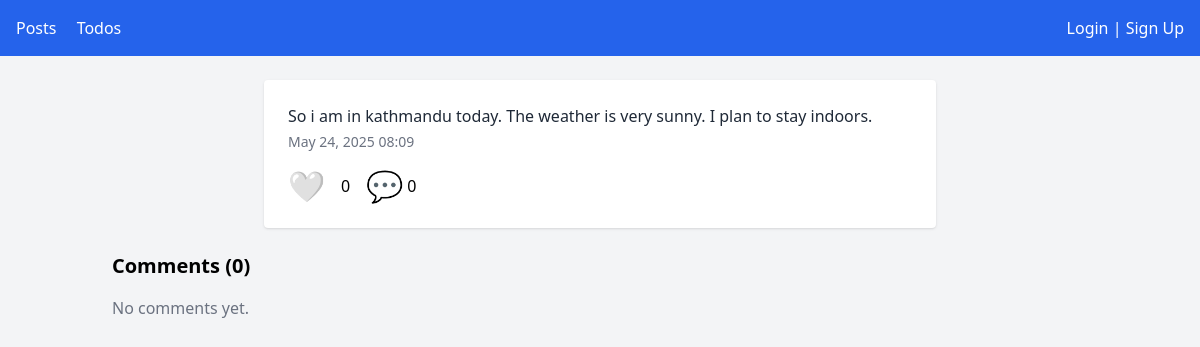
Before: /1/ with the older database file.
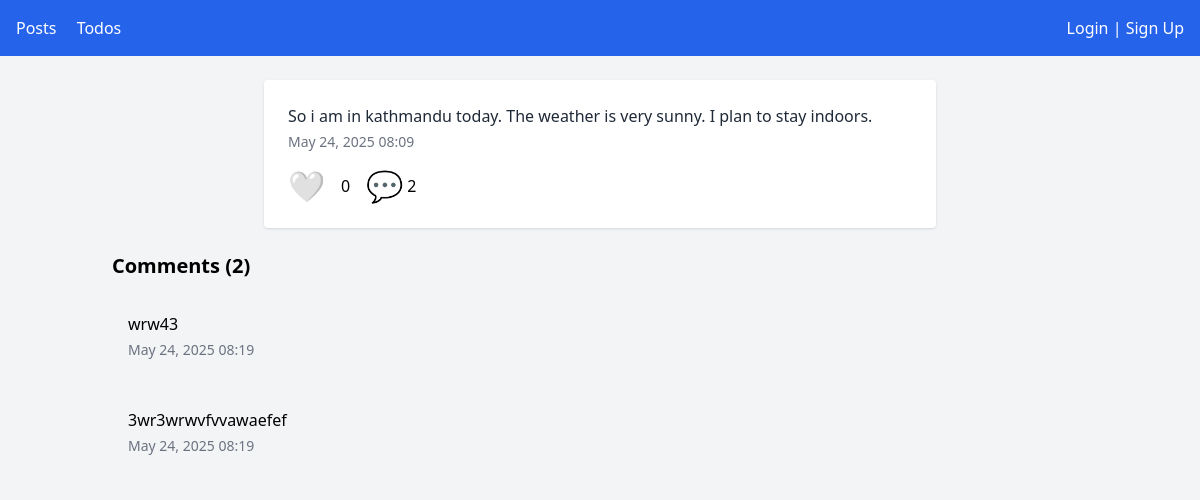
After: the same page with the newer database file.
### media_app/models.py (models this page shows)
class Post(models.Model):
    user = models.ForeignKey(User, on_delete=models.CASCADE)
    content = models.TextField()
    created_at = models.DateTimeField(auto_now_add=True)

class Comment(models.Model):
    user = models.ForeignKey(User, on_delete=models.CASCADE)
    post = models.ForeignKey(Post, on_delete=models.CASCADE, related_name='comments')
    content = models.TextField()
    created_at = models.DateTimeField(auto_now_add=True)

### media_app/views.py (the view)
# urls.py: path('<int:pk>/', views.post_detail, name='post_detail'),
def post_detail(request, pk):
    post = get_object_or_404(Post, pk=pk)
    comments = post.comments.all().order_by('created_at')
    likes = post.likes.count()
    form = CommentForm(request.POST or None)
    if request.method=='POST' and form.is_valid():
        comment = form.save(commit=False)
        comment.user = request.user
        comment.post = post
        comment.save()
        return redirect('media_app:post_detail', pk=pk)
    return render(request, 'media_app/post_detail.html', {'post':post,'comments':comments,'likes':likes,'form':form})

### media_app/templates/media_app/post_detail.html (shortened to what this page needs)
{% extends 'media_app/base.html' %}
{% block content %}
<div class="max-w-2xl mx-auto bg-white p-6 rounded shadow mb-6">
  <p class="text-gray-800">{{ post.content }}</p>
  <p class="text-sm text-gray-500 mt-1">{{ post.created_at|date:"M d, Y H:i" }}</p>
  <div class="mt-4 flex items-center space-x-4">
    {% if user.is_authenticated %}
      <form action="{% url 'media_app:like_post' post.pk %}" method="post">
        {% csrf_token %}
        <button type="submit" class="text-3xl leading-none">
          {% if user in post.likes.all %}
            ❤️
          {% else %}
            🤍
          {% endif %}
        </button>
      </form>
    {% else %}
      <span class="text-3xl">🤍</span>
    {% endif %}
    <span>{{ post.likes.count }}</span>
    <button onclick="document.getElementById('comments').scrollIntoView()" class="flex items-center text-3xl leading-none hover:underline">
      💬
      <span class="ml-1 text-base">{{ post.comments.count }}</span>
    </button>
  </div>
</div>
<h2 id="comments" class="text-xl font-semibold mb-4">Comments ({{ post.comments.count }})</h2>
<ul class="space-y-4">
  {% for c in comments %}
    <li class="bg-gray-100 p-4 rounded">
      <p>{{ c.content }}</p>
      <p class="text-sm text-gray-500 mt-1">{{ c.created_at|date:"M d, Y H:i" }}</p>
    </li>
  {% empty %}
    <li class="text-gray-500">No comments yet.</li>
  {% endfor %}
</ul>
{% endblock %}

Changed rows visible on the page:
computed for Post "So i am in kathmandu today. The weather is very sunny. I plan to stay indoors.": comments.count "0" → "2"
added Comment: content "wrw43", created_at "May 24, 2025 08:19"
added Comment: content "3wr3wrwvfvvawaefef", created_at "May 24, 2025 08:19"
Other visible differences:
text no longer shown: "No comments yet."
